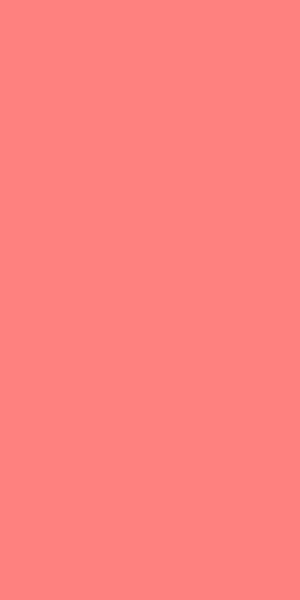
Frame 1 (no input)
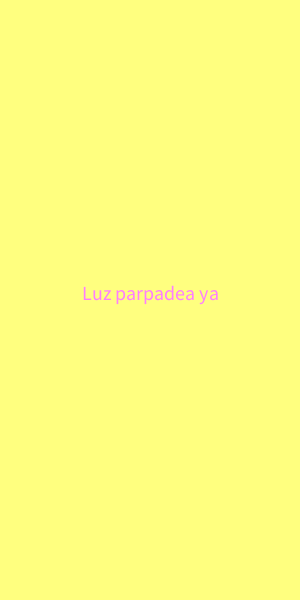
Frame 60 (the mouse pressed at the canvas centre just before this capture)
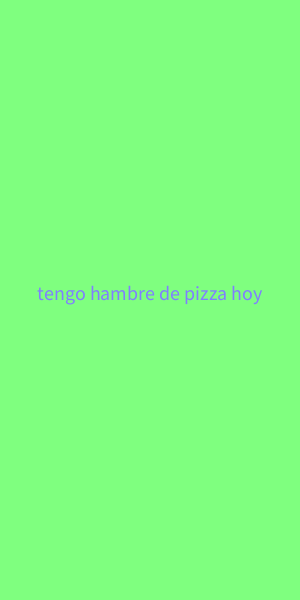
Frame 120 (the mouse held since frame 60 and released just before this capture)

The Processing sketch that drew these frames (run headless with seeded random() and noise(); from frame 60 on, the mouse is pressed at the canvas centre):

// Processing sketch: test_processing_encoder_incompleto
// ── test_processing_encoder_incompleto.pde
String palabra1 = "soy un encoder";

String poema[] = {
"Luz parpadea ya",  
"tengo hambre de pizza hoy",  
"la silla cruje"
};

int contador = 0;
int cualLinea = 0;

//int tiempoCambio = 1000;

void setup() {
  size(300, 600);
  colorMode(HSB, 360, 100, 100, 100);

  textSize(20);
  fill(0, 100, 0, 100);
  textAlign(CENTER);
}

void draw() {
  if (frameCount%120 == 0){
    contador++;
  }
    
  cualLinea = contador%3;
  background(frameCount%360, 50, 100, 100);

  fill(360-frameCount%360, 50, 100, 100);
  text(poema[cualLinea], width/2, height/2);
  
}
